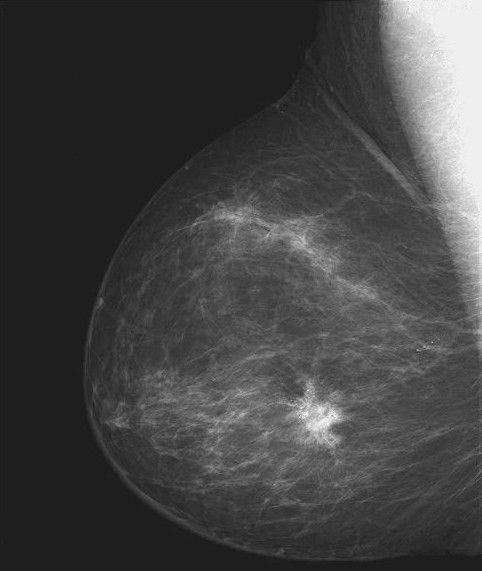
#> input picture image/X.jpg, 482 x 571 px
$ jupyter execute 'Grayscale transformation.ipynb'
#> lines starting #> are read from the running program, lines starting #| are printed output that depends on the picture
# 灰度变换

## 1. 灰度变换概述

灰度变换是指根据某种目标条件按一定变换关系逐点改变源图像中每一个像素灰度值的方法。目的是为了改善画质，使图像的显示效果更加清晰。 图像的灰度变换处理是图像增强处理技术中的一种非常基础、直接的空间域图像处理方法，也是图像数字化软件和图像显示软件的一个重要组成部分。

常用的灰度变换有：
- 反色变化
- 对数变换
- 伽马变换

## 2. 反色变换

图像的反色变换，即图像反转，将黑色像素点变白色，白色像素点变黑色。广义的反色变换也可以应用于彩色图像，即对所有像素点取补。图像的反转处理可以增强暗色区域中的白色或灰色细节。

变换公式：

output = max(input) - input

### 2.1. 环境准备

[cell 1]
import numpy as np
from PIL import Image
import matplotlib.pyplot as plt

### 2.2. 矩阵变换

定义一个矩阵：

[cell 2]
mat = np.asarray([[160,0,120],
                 [20,60,150],
                 [10,90,160]])

[cell 3]
mat

反色变换：

[cell 4]
outmat = np.max(mat) - mat

解释：
- np.max()会求出矩阵中的最大数
- 一个数去减去一个矩阵时，numpy的广播机制会将将这个数转变为这个数对应的矩阵（详见[广播机制](https://www.numpy.org.cn/user/basics/broadcasting.html#%E4%B8%80%E8%88%AC%E5%B9%BF%E6%92%AD%E8%A7%84%E5%88%99)）

[cell 5]
outmat

### 2.3.图像变换

这个一张X光照片：

[cell 6]
img = Image.open('./image/X.jpg')
#> img is the input picture: PIL image 482x571 L; min 23, max 255, mean 66.7
img.show()

转换为Numpy数组：

[cell 7]
img_mat = np.asarray(img)

[cell 8]
img_mat

反色变换：

[cell 9]
out_img = np.max(img_mat) - img_mat
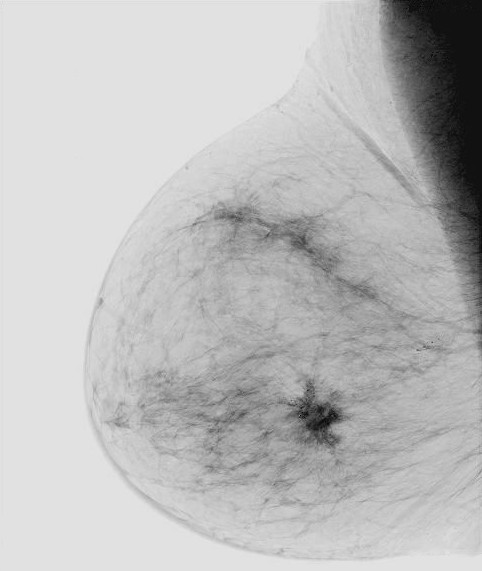
#> out_img: shape (571, 482); min 0, max 232, mean 188.3

[cell 10]
out_img

使用pyplot绘制：

[cell 11]
fig, ax = plt.subplots()
im = ax.imshow(out_img, cmap="gray")

plt.show()

对比显示：

[cell 12]
fig, axs = plt.subplots(ncols=2, sharex=True)
axs[0].set_title('origin')
axs[0].imshow(img_mat, cmap="gray")

axs[1].set_title('reverse')
axs[1].imshow(out_img, cmap="gray")
plt.show()
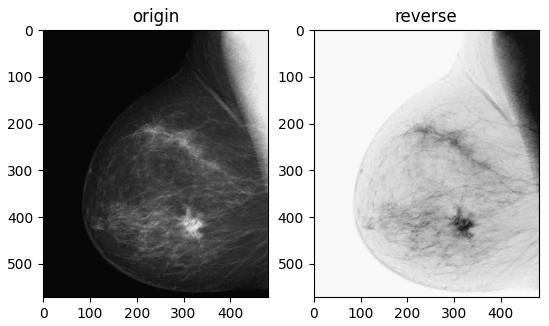
#> figure drawn by matplotlib, 2 panels

注意:
- pyplot的具体使用参考[官网示例](https://matplotlib.org/stable/gallery/images_contours_and_fields/image_demo.html)
 - set_title()中尽量使用英文，如需使用中文，请确保你的OS中有相应字体并设置
 ```python
plt.rcParams['font.sans-serif'] = 'SimHei'
plt.rcParams['axes.unicode_minus'] = False
```
具体可参考[Python 之 plt.rcParams[]](https://www.cnblogs.com/shanger/p/13021452.html)

### 2.4.opencv中的反色变换

[cell 13]
import cv2 as cv

[cell 14]
fig, axs = plt.subplots(ncols=2, sharex=True)
axs[0].set_title('origin')
axs[0].imshow(cv.imread("./image/X.jpg"), cmap="gray")

axs[1].set_title('reverse')
axs[1].imshow(cv.bitwise_not(cv.imread("./image/X.jpg")), cmap="gray")
plt.show()
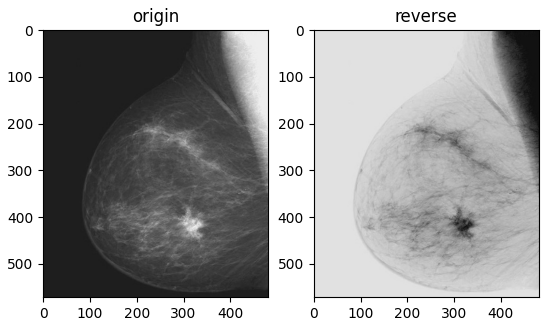
#> figure drawn by matplotlib, 2 panels

## 3. 对数变换

对数变换将输入中范围较窄的低灰度值映射为输出中范围较宽的灰度值，或将输入中范围较宽的高灰度值映射为输出中范围较窄的灰度值，如图所示：

([图像来源](https://img-blog.csdnimg.cn/20190716154046304.jpg?x-oss-process=image/watermark,type_ZmFuZ3poZW5naGVpdGk,shadow_10,text_aHR0cHM6Ly9ibG9nLmNzZG4ubmV0L3NwYWNlX3dhbGs=,size_16,color_FFFFFF,t_70))

对数变换公式：

output = log(1 + input)

注意：1是为了保证真数不为0

### 3.1.环境准备

[cell 15]
import numpy as np
import matplotlib.pyplot as plt

### 3.2.矩阵变换

定义一个矩阵：

[cell 16]
mat = np.asarray([[10,200],
                 [300,25500]])

[cell 17]
mat

对数变换：

[cell 18]
out_mat = np.log(mat)

[cell 19]
out_mat

### 3.3.图像显示

[cell 20]
fig = plt.figure()
ax1 = fig.add_subplot(121)
ax1.set_title('origin')
ax1.imshow(mat, cmap='gray')

ax2 = fig.add_subplot(122)
ax2.set_title('log')
ax2.imshow(out_mat, cmap='gray')

plt.show()
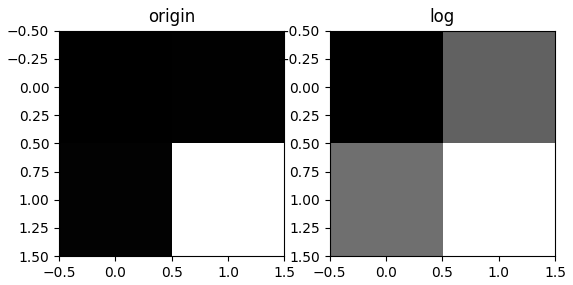
#> figure drawn by matplotlib, 2 panels

$ run again, with image/intensity_ramp.tif saved as image/X.jpg
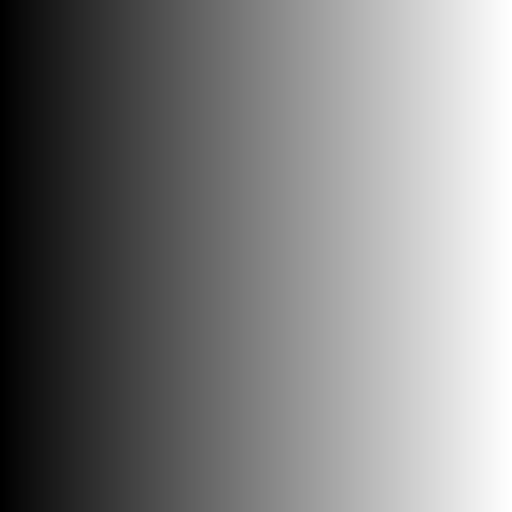
#> input picture image/intensity_ramp.tif, 512 x 512 px
#> img is the input picture: PIL image 512x512 L; min 0, max 255, mean 127.5
#> `out_img = np.max(img_mat) - img_mat`:
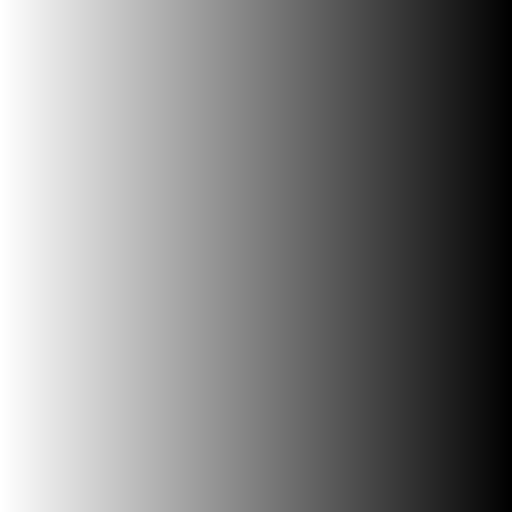
#> out_img: shape (512, 512); min 0, max 255, mean 127.5
#> `plt.show()`:
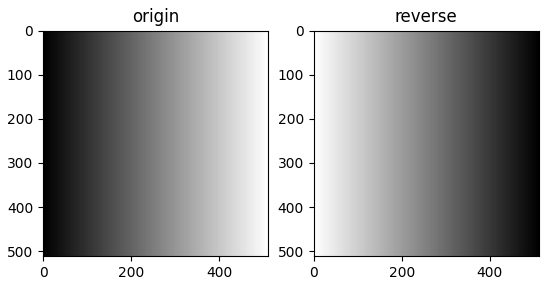
#> figure drawn by matplotlib, 2 panels
